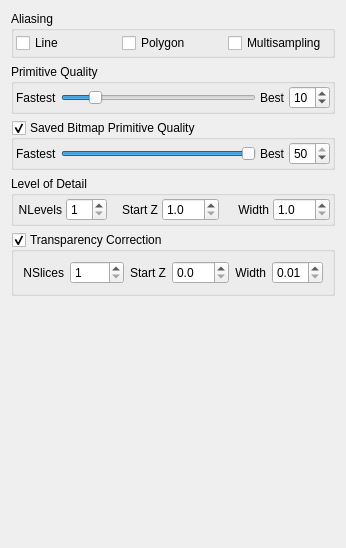
         <widget class="QWidget" name="tab_2">
          <attribute name="title">
           <string>Quality</string>
          </attribute>
          <layout class="QVBoxLayout" name="verticalLayout_20">
           <item>
            <widget class="QGroupBox" name="AliasingGroup">
             <property name="title">
              <string>Aliasing</string>
             </property>
             <property name="checkable">
              <bool>false</bool>
             </property>
             <layout class="QHBoxLayout" name="_5">
              <property name="spacing">
               <number>4</number>
              </property>
              <property name="margin">
               <number>2</number>
              </property>
              <item>
               <widget class="QCheckBox" name="LineAliasingCheck">
                <property name="text">
                 <string>Line</string>
                </property>
               </widget>
              </item>
              <item>
               <widget class="QCheckBox" name="PolygonAliasingCheck">
                <property name="text">
                 <string>Polygon</string>
                </property>
               </widget>
              </item>
              <item>
               <widget class="QCheckBox" name="MultiSamplingCheck">
                <property name="text">
                 <string>Multisampling</string>
                </property>
               </widget>
              </item>
             </layout>
            </widget>
           </item>
           <item>
            <widget class="QGroupBox" name="PrimitivesGroup">
             <property name="sizePolicy">
              <sizepolicy hsizetype="Preferred" vsizetype="Minimum">
               <horstretch>0</horstretch>
               <verstretch>0</verstretch>
              </sizepolicy>
             </property>
             <property name="title">
              <string>Primitive Quality</string>
             </property>
             <layout class="QVBoxLayout" name="verticalLayout_17">
              <property name="spacing">
               <number>4</number>
              </property>
              <property name="margin">
               <number>2</number>
              </property>
              <item>
               <layout class="QHBoxLayout" name="horizontalLayout_12">
                <item>
                 <widget class="QLabel" name="FastestLabel">
                  <property name="text">
                   <string>Fastest</string>
                  </property>
                 </widget>
                </item>
                <item>
                 <widget class="QSlider" name="PrimitiveQualitySlider">
                  <property name="minimum">
                   <number>3</number>
                  </property>
                  <property name="maximum">
                   <number>50</number>
                  </property>
                  <property name="value">
                   <number>10</number>
                  </property>
                  <property name="orientation">
                   <enum>Qt::Horizontal</enum>
                  </property>
                 </widget>
                </item>
                <item>
                 <widget class="QLabel" name="label">
                  <property name="text">
                   <string>Best</string>
                  </property>
                 </widget>
                </item>
                <item>
                 <widget class="QSpinBox" name="PrimitiveQualitySpin">
                  <property name="minimum">
                   <number>3</number>
                  </property>
                  <property name="maximum">
                   <number>50</number>
                  </property>
                  <property name="value">
                   <number>10</number>
                  </property>
                 </widget>
                </item>
               </layout>
              </item>
             </layout>
            </widget>
           </item>
           <item>
            <widget class="QGroupBox" name="ImagePrimitivesGroup">
             <property name="sizePolicy">
              <sizepolicy hsizetype="Preferred" vsizetype="Minimum">
               <horstretch>0</horstretch>
               <verstretch>0</verstretch>
              </sizepolicy>
             </property>
             <property name="toolTip">
              <string>Primitive quality to use for saved images (or same as current primitive quality if disabled)</string>
             </property>
             <property name="title">
              <string>Saved Bitmap Primitive Quality</string>
             </property>
             <property name="checkable">
              <bool>true</bool>
             </property>
             <layout class="QVBoxLayout" name="verticalLayout_21">
              <property name="spacing">
               <number>4</number>
              </property>
              <property name="margin">
               <number>2</number>
              </property>
              <item>
               <layout class="QHBoxLayout" name="horizontalLayout_15">
                <item>
                 <widget class="QLabel" name="FastestLabel_2">
                  <property name="text">
                   <string>Fastest</string>
                  </property>
                 </widget>
                </item>
                <item>
                 <widget class="QSlider" name="ImagePrimitiveQualitySlider">
                  <property name="minimum">
                   <number>3</number>
                  </property>
                  <property name="maximum">
                   <number>50</number>
                  </property>
                  <property name="value">
                   <number>50</number>
                  </property>
                  <property name="orientation">
                   <enum>Qt::Horizontal</enum>
                  </property>
                 </widget>
                </item>
                <item>
                 <widget class="QLabel" name="label_58">
                  <property name="text">
                   <string>Best</string>
                  </property>
                 </widget>
                </item>
                <item>
                 <widget class="QSpinBox" name="ImagePrimitiveQualitySpin">
                  <property name="minimum">
                   <number>3</number>
                  </property>
                  <property name="maximum">
                   <number>50</number>
                  </property>
                  <property name="value">
                   <number>50</number>
                  </property>
                 </widget>
                </item>
               </layout>
              </item>
             </layout>
            </widget>
           </item>
           <item>
            <widget class="QGroupBox" name="LevelOfDetailGroup">
             <property name="title">
              <string>Level of Detail</string>
             </property>
             <layout class="QHBoxLayout" name="horizontalLayout_7">
              <property name="spacing">
               <number>4</number>
              </property>
              <property name="margin">
               <number>2</number>
              </property>
              <item>
               <widget class="QLabel" name="label_81">
                <property name="sizePolicy">
                 <sizepolicy hsizetype="MinimumExpanding" vsizetype="Preferred">
                  <horstretch>0</horstretch>
                  <verstretch>0</verstretch>
                 </sizepolicy>
                </property>
                <property name="text">
                 <string>NLevels</string>
                </property>
                <property name="alignment">
                 <set>Qt::AlignRight|Qt::AlignTrailing|Qt::AlignVCenter</set>
                </property>
               </widget>
              </item>
              <item>
               <widget class="QSpinBox" name="LevelOfDetailNLevelsSpin">
                <property name="toolTip">
                 <string>Number of detail levels to use for rendering primitives (1=no levels of detail)</string>
                </property>
                <property name="minimum">
                 <number>1</number>
                </property>
               </widget>
              </item>
              <item>
               <widget class="QLabel" name="label_82">
                <property name="sizePolicy">
                 <sizepolicy hsizetype="MinimumExpanding" vsizetype="Preferred">
                  <horstretch>0</horstretch>
                  <verstretch>0</verstretch>
                 </sizepolicy>
                </property>
                <property name="text">
                 <string>Start Z</string>
                </property>
                <property name="alignment">
                 <set>Qt::AlignRight|Qt::AlignTrailing|Qt::AlignVCenter</set>
                </property>
               </widget>
              </item>
              <item>
               <widget class="QDoubleSpinBox" name="LevelOfDetailStartZSpin">
                <property name="toolTip">
                 <string>Z-distance from viewpoint at which level of detail rendering is applied</string>
                </property>
                <property name="decimals">
                 <number>1</number>
                </property>
                <property name="minimum">
                 <double>1.000000000000000</double>
                </property>
                <property name="maximum">
                 <double>100.000000000000000</double>
                </property>
               </widget>
              </item>
              <item>
               <widget class="QLabel" name="label_83">
                <property name="sizePolicy">
                 <sizepolicy hsizetype="MinimumExpanding" vsizetype="Preferred">
                  <horstretch>0</horstretch>
                  <verstretch>0</verstretch>
                 </sizepolicy>
                </property>
                <property name="text">
                 <string>Width</string>
                </property>
                <property name="alignment">
                 <set>Qt::AlignRight|Qt::AlignTrailing|Qt::AlignVCenter</set>
                </property>
               </widget>
              </item>
              <item>
               <widget class="QDoubleSpinBox" name="LevelOfDetailWidthSpin">
                <property name="toolTip">
                 <string>Z-width of single level (determining the 'rate of change' of detail levels)</string>
                </property>
                <property name="decimals">
                 <number>1</number>
                </property>
                <property name="minimum">
                 <double>1.000000000000000</double>
                </property>
                <property name="maximum">
                 <double>100.000000000000000</double>
                </property>
               </widget>
              </item>
             </layout>
            </widget>
           </item>
           <item>
            <widget class="QGroupBox" name="TransparencyGroup">
             <property name="title">
              <string>Transparency Correction</string>
             </property>
             <property name="checkable">
              <bool>true</bool>
             </property>
             <layout class="QHBoxLayout" name="horizontalLayout_14">
              <item>
               <widget class="QLabel" name="label_86">
                <property name="sizePolicy">
                 <sizepolicy hsizetype="MinimumExpanding" vsizetype="Preferred">
                  <horstretch>0</horstretch>
                  <verstretch>0</verstretch>
                 </sizepolicy>
                </property>
                <property name="text">
                 <string>NSlices</string>
                </property>
                <property name="alignment">
                 <set>Qt::AlignRight|Qt::AlignTrailing|Qt::AlignVCenter</set>
                </property>
               </widget>
              </item>
              <item>
               <widget class="QSpinBox" name="TransparencyNSlicesSpin">
                <property name="toolTip">
                 <string>Number of Z-bins in which to partition triangles</string>
                </property>
                <property name="minimum">
                 <number>1</number>
                </property>
                <property name="maximum">
                 <number>2000</number>
                </property>
                <property name="singleStep">
                 <number>10</number>
                </property>
               </widget>
              </item>
              <item>
               <widget class="QLabel" name="label_84">
                <property name="sizePolicy">
                 <sizepolicy hsizetype="MinimumExpanding" vsizetype="Preferred">
                  <horstretch>0</horstretch>
                  <verstretch>0</verstretch>
                 </sizepolicy>
                </property>
                <property name="text">
                 <string>Start Z</string>
                </property>
                <property name="alignment">
                 <set>Qt::AlignRight|Qt::AlignTrailing|Qt::AlignVCenter</set>
                </property>
               </widget>
              </item>
              <item>
               <widget class="QDoubleSpinBox" name="TransparencyStartZSpin">
                <property name="toolTip">
                 <string>Z-distance from viewpoint at which transparent triangle sorting begins</string>
                </property>
                <property name="decimals">
                 <number>1</number>
                </property>
                <property name="minimum">
                 <double>0.000000000000000</double>
                </property>
                <property name="maximum">
                 <double>100.000000000000000</double>
                </property>
               </widget>
              </item>
              <item>
               <widget class="QLabel" name="label_85">
                <property name="sizePolicy">
                 <sizepolicy hsizetype="MinimumExpanding" vsizetype="Preferred">
                  <horstretch>0</horstretch>
                  <verstretch>0</verstretch>
                 </sizepolicy>
                </property>
                <property name="text">
                 <string>Width</string>
                </property>
                <property name="alignment">
                 <set>Qt::AlignRight|Qt::AlignTrailing|Qt::AlignVCenter</set>
                </property>
               </widget>
              </item>
              <item>
               <widget class="QDoubleSpinBox" name="TransparencyBinWidthSpin">
                <property name="toolTip">
                 <string>Width of single Z-bin</string>
                </property>
                <property name="decimals">
                 <number>2</number>
                </property>
                <property name="minimum">
                 <double>0.010000000000000</double>
                </property>
                <property name="maximum">
                 <double>5.000000000000000</double>
                </property>
                <property name="singleStep">
                 <double>0.100000000000000</double>
                </property>
               </widget>
              </item>
             </layout>
            </widget>
           </item>
           <item>
            <spacer name="verticalSpacer_5">
             <property name="orientation">
              <enum>Qt::Vertical</enum>
             </property>
             <property name="sizeHint" stdset="0">
              <size>
               <width>20</width>
               <height>241</height>
              </size>
             </property>
            </spacer>
           </item>
          </layout>
         </widget>
